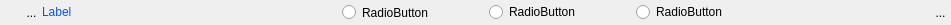
<?xml version="1.0" encoding="UTF-8"?>
<ui version="4.0">
 <class>WidgetRadioButton</class>
 <widget class="QWidget" name="WidgetRadioButton">
  <property name="geometry">
   <rect>
    <x>0</x>
    <y>0</y>
    <width>951</width>
    <height>25</height>
   </rect>
  </property>
  <property name="sizePolicy">
   <sizepolicy hsizetype="Preferred" vsizetype="Preferred">
    <horstretch>0</horstretch>
    <verstretch>0</verstretch>
   </sizepolicy>
  </property>
  <property name="minimumSize">
   <size>
    <width>0</width>
    <height>0</height>
   </size>
  </property>
  <property name="maximumSize">
   <size>
    <width>1493</width>
    <height>85</height>
   </size>
  </property>
  <property name="windowTitle">
   <string>Form</string>
  </property>
  <layout class="QHBoxLayout" name="horizontalLayout_2">
   <property name="spacing">
    <number>0</number>
   </property>
   <property name="margin">
    <number>0</number>
   </property>
   <item>
    <layout class="QHBoxLayout" name="horizontalLayout">
     <property name="spacing">
      <number>0</number>
     </property>
     <item>
      <spacer name="horizontalSpacer_3">
       <property name="orientation">
        <enum>Qt::Horizontal</enum>
       </property>
       <property name="sizeType">
        <enum>QSizePolicy::Fixed</enum>
       </property>
       <property name="sizeHint" stdset="0">
        <size>
         <width>21</width>
         <height>20</height>
        </size>
       </property>
      </spacer>
     </item>
     <item>
      <widget class="MonBoutonValide" name="RBValide">
       <property name="minimumSize">
        <size>
         <width>21</width>
         <height>25</height>
        </size>
       </property>
       <property name="maximumSize">
        <size>
         <width>21</width>
         <height>25</height>
        </size>
       </property>
       <property name="styleSheet">
        <string notr="true">border : 0px</string>
       </property>
       <property name="text">
        <string>...</string>
       </property>
       <property name="icon">
        <iconset>
         <normaloff>../Editeur/icons/ast-green-ball.png</normaloff>../Editeur/icons/ast-green-ball.png</iconset>
       </property>
       <property name="iconSize">
        <size>
         <width>25</width>
         <height>25</height>
        </size>
       </property>
      </widget>
     </item>
    </layout>
   </item>
   <item>
    <widget class="QLabel" name="label">
     <property name="sizePolicy">
      <sizepolicy hsizetype="MinimumExpanding" vsizetype="Preferred">
       <horstretch>0</horstretch>
       <verstretch>0</verstretch>
      </sizepolicy>
     </property>
     <property name="minimumSize">
      <size>
       <width>300</width>
       <height>25</height>
      </size>
     </property>
     <property name="maximumSize">
      <size>
       <width>178</width>
       <height>16777215</height>
      </size>
     </property>
     <property name="frameShape">
      <enum>QFrame::NoFrame</enum>
     </property>
     <property name="text">
      <string>&lt;html&gt;&lt;head/&gt;&lt;body&gt;&lt;p&gt;&lt;span style=&quot; color:#0055ff;&quot;&gt;Label&lt;/span&gt;&lt;/p&gt;&lt;/body&gt;&lt;/html&gt;</string>
     </property>
    </widget>
   </item>
   <item>
    <widget class="QRadioButton" name="radioButton_1">
     <property name="sizePolicy">
      <sizepolicy hsizetype="MinimumExpanding" vsizetype="Fixed">
       <horstretch>0</horstretch>
       <verstretch>0</verstretch>
      </sizepolicy>
     </property>
     <property name="minimumSize">
      <size>
       <width>0</width>
       <height>25</height>
      </size>
     </property>
     <property name="text">
      <string>RadioButton</string>
     </property>
    </widget>
   </item>
   <item>
    <widget class="QRadioButton" name="radioButton_2">
     <property name="sizePolicy">
      <sizepolicy hsizetype="MinimumExpanding" vsizetype="Fixed">
       <horstretch>0</horstretch>
       <verstretch>0</verstretch>
      </sizepolicy>
     </property>
     <property name="text">
      <string>RadioButton</string>
     </property>
    </widget>
   </item>
   <item>
    <widget class="QRadioButton" name="radioButton_3">
     <property name="sizePolicy">
      <sizepolicy hsizetype="MinimumExpanding" vsizetype="Fixed">
       <horstretch>0</horstretch>
       <verstretch>0</verstretch>
      </sizepolicy>
     </property>
     <property name="text">
      <string>RadioButton</string>
     </property>
    </widget>
   </item>
   <item>
    <spacer name="horizontalSpacer">
     <property name="orientation">
      <enum>Qt::Horizontal</enum>
     </property>
     <property name="sizeHint" stdset="0">
      <size>
       <width>20</width>
       <height>20</height>
      </size>
     </property>
    </spacer>
   </item>
   <item>
    <widget class="QToolButton" name="RBPoubelle">
     <property name="minimumSize">
      <size>
       <width>21</width>
       <height>25</height>
      </size>
     </property>
     <property name="maximumSize">
      <size>
       <width>21</width>
       <height>25</height>
      </size>
     </property>
     <property name="styleSheet">
      <string notr="true">border : 0px</string>
     </property>
     <property name="text">
      <string>...</string>
     </property>
     <property name="icon">
      <iconset>
       <normaloff>../Editeur/icons/deleteRond.png</normaloff>../Editeur/icons/deleteRond.png</iconset>
     </property>
     <property name="iconSize">
      <size>
       <width>25</width>
       <height>25</height>
      </size>
     </property>
    </widget>
   </item>
  </layout>
 </widget>
 <customwidgets>
  <customwidget>
   <class>MonBoutonValide</class>
   <extends>QToolButton</extends>
   <header>monBoutonValide.h</header>
  </customwidget>
 </customwidgets>
 <resources/>
 <connections/>
</ui>
